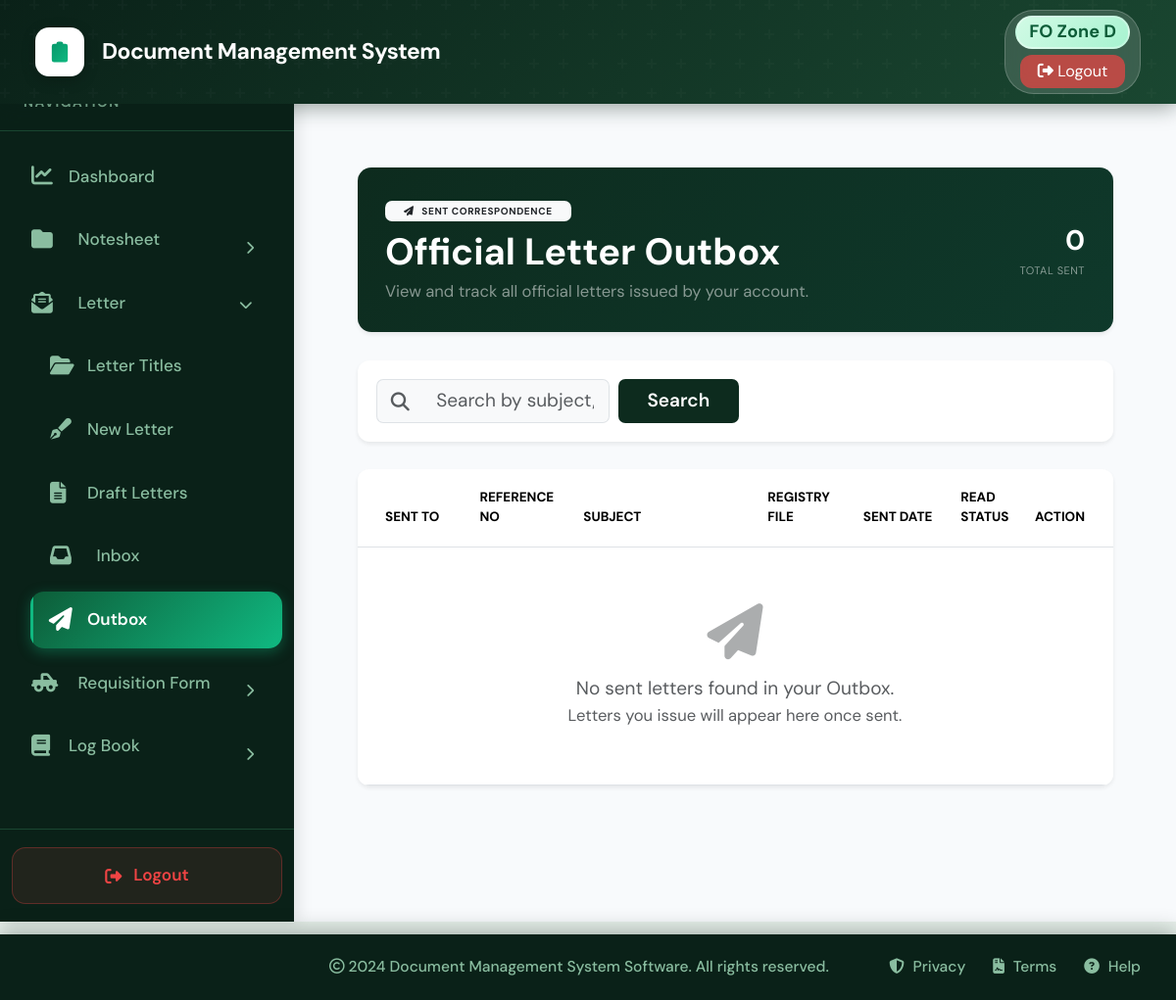
The app's page /letters/outbox/ (signed in), older data.
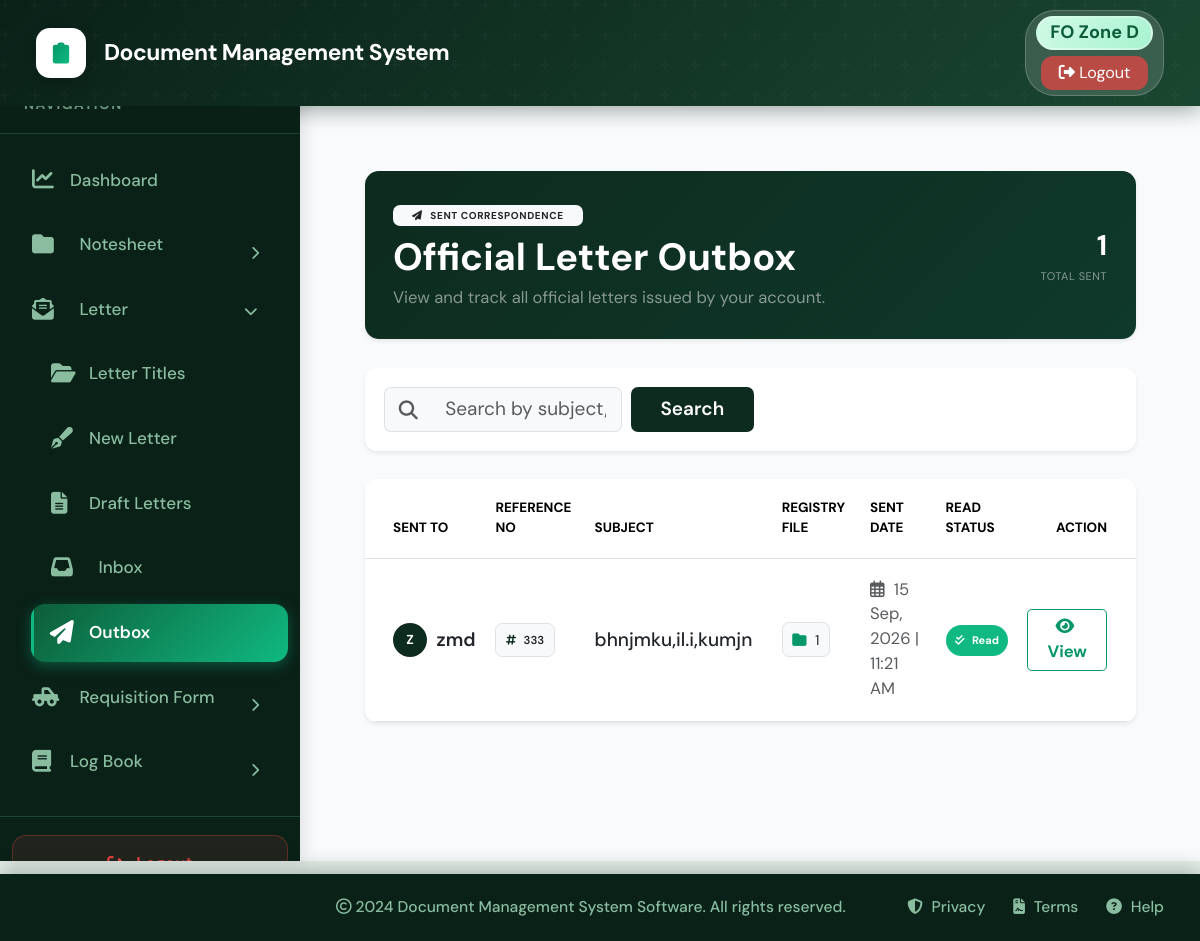
The same page, newer data.
### core/models.py (models this page shows, shortened)
class Letter(models.Model):
    letter_file = models.ForeignKey(LetterFile, on_delete=models.CASCADE, related_name='letters')
    sender = models.ForeignKey(User, on_delete=models.CASCADE, related_name='sent_letters')
    receiver = models.ForeignKey(User, on_delete=models.CASCADE, related_name='received_letters')
    ref_no = models.CharField(max_length=100, blank=True, null=True)
    recipient_address = models.TextField(blank=True, null=True)
    subject = models.CharField(max_length=255)
    body = models.TextField()
    signer_name = models.CharField(max_length=100, blank=True, null=True)
    signer_designation = models.CharField(max_length=100, blank=True, null=True)
    cc_list = models.TextField(blank=True, null=True)
    attachment = models.FileField(upload_to='letter_attachments/', blank=True, null=True)
    is_read = models.BooleanField(default=False)
    is_draft = models.BooleanField(default=False)
    created_at = models.DateTimeField(auto_now_add=True)
    reply_text = models.TextField(blank=True, null=True)
    reply_attachment = models.FileField(upload_to='letter_replies/', blank=True, null=True)
    reply_date = models.DateTimeField(blank=True, null=True)
    class Meta:
        ordering = ['-created_at']

class LetterFile(models.Model):
    file_title = models.CharField(max_length=255)
    reference_number = models.CharField(max_length=100, unique=True)
    description = models.TextField(blank=True, null=True)
    created_by = models.ForeignKey(User, on_delete=models.CASCADE, related_name='letter_files')
    created_at = models.DateTimeField(auto_now_add=True)
    class Meta:
        ordering = ['-created_at']
        verbose_name = "Letter File"
        verbose_name_plural = "Letter Files"

### core/views.py (the view, shortened to what this page needs)
# urls.py: path('letters/outbox/', views.letter_outbox, name='letter_outbox'),
@login_required
def letter_outbox(request):
    search_query = request.GET.get('search', '')
    letters = Letter.objects.filter(sender=request.user, is_draft=False)
    return render(request, 'letter_outbox.html', {'letters': letters, 'search_query': search_query})

### core/context_processors.py (called while the page is built)
def notifications_processor(request):
    if request.user.is_authenticated:
        unread_notifications = Notification.objects.filter(recipient=request.user, is_read=False)[:5]
        unread_count = Notification.objects.filter(recipient=request.user, is_read=False).count()
        return {
            'unread_notifications': unread_notifications,
            'unread_notifications_count': unread_count
        }
    return {}

### core/models.py (called while the page is built)
    def __eq__(self, other):
        if isinstance(other, str):
            return self.code == other or self.category == other or self.name == other
        return super().__eq__(other)

### core/templates/letter_outbox.html (shortened to what the changed rows need)
{% extends 'base.html' %}
{% block content %}
<div class="container-fluid py-4 px-4">
    <div class="card border-0 text-white mb-4 shadow-sm"
        style="background: linear-gradient(135deg, #0d2b1e 0%, #0f392b 100%); border-radius: 14px;">
        <div class="card-body p-4 d-flex justify-content-between align-items-center flex-wrap gap-3">
            <div>
                <h2 class="fw-bold mb-1">Official Letter Outbox</h2>
            </div>
            <div class="d-flex align-items-center gap-3">
                <div class="text-end">
                    <div class="fw-bold fs-4">{{ letters|length }}</div>
                    <div class="text-white-50 small text-uppercase" style="font-size: 11px; letter-spacing: 0.5px;">
                        Total Sent</div>
                </div>
            </div>
        </div>
    </div>
    <div class="card border-0 shadow-sm" style="border-radius: 12px; overflow: hidden;">
        <div class="card-body p-0">
            <div class="table-responsive">
                <table class="table table-hover align-middle mb-0">
                    <thead style="background-color: #f8f9fa; font-size: 13.5px;" class="text-uppercase text-muted">
                        <tr>
                            <th class="ps-4 py-3 fw-bold" style="width: 16%;">Sent To</th>
                            <th class="py-3 fw-bold" style="width: 14%;">Reference No</th>
                            <th class="py-3 fw-bold" style="width: 27%;">Subject</th>
                            <th class="py-3 fw-bold" style="width: 13%;">Registry File</th>
                            <th class="py-3 fw-bold" style="width: 14%;">Sent Date</th>
                            <th class="py-3 fw-bold" style="width: 10%;">Read Status</th>
                            <th class="text-end pe-4 py-3 fw-bold" style="width: 6%;">Action</th>
                        </tr>
                    </thead>
                    <tbody>
                        {% for letter in letters %}
                        <tr>
                            <td class="ps-4 py-3">
                                <div class="d-flex align-items-center">
                                    <div class="rounded-circle text-white d-flex align-items-center justify-content-center me-2 fw-bold flex-shrink-0"
                                        style="width: 34px; height: 34px; font-size: 13px; background-color: #0d2b1e;">
                                        {{ letter.receiver.username|slice:":1"|upper }}
                                    </div>
                                    <div class="text-dark fw-semibold">{{ letter.receiver.username }}</div>
                                </div>
                            </td>
                            <td class="py-3">
                                <span class="badge bg-light text-dark border fw-semibold px-2 py-2"
                                    style="font-size: 11.5px;">
                                    <i class="fas fa-hashtag me-1" style="color: #0d2b1e;"></i>
                                    {{ letter.ref_no|default:"—" }}
                                </span>
                            </td>
                            <td class="py-3">
                                <a href="{% url 'letter_detail' letter.id %}"
                                    class="text-decoration-none text-dark d-block text-truncate fw-medium"
                                    style="max-width: 340px;">
                                    {{ letter.subject }}
                                </a>
                            </td>
                            <td class="py-3">
                                <span class="badge bg-light text-dark border fw-normal px-2 py-2">
                                    <i class="fas fa-folder me-1" style="color: #059669;"></i>
                                    {{ letter.letter_file.reference_number }}
                                </span>
                            </td>
                            <td class="text-muted small py-3">
                                <i class="far fa-calendar-alt me-1"></i> {{ letter.created_at|date:"d M, Y | h:i A" }}
                            </td>
                            <td class="py-3">
                                {% if letter.is_read %}
                                <span class="badge rounded-pill px-2 py-2 text-white"
                                    style="font-size: 11px; background-color: #10b981;">
                                    <i class="fas fa-check-double me-1"></i> Read
                                </span>
                                {% else %}
                                <span class="badge bg-secondary text-white rounded-pill px-2 py-2"
                                    style="font-size: 11px;">
                                    <i class="fas fa-check me-1"></i> Sent
                                </span>
                                {% endif %}
                            </td>
                            <td class="text-end pe-4 py-3">
                                <div class="d-flex flex-column gap-1 align-items-end">
                                    <a href="{% url 'letter_detail' letter.id %}" class="btn btn-sm fw-bold px-3 w-100 text-center"
                                        style="border: 1px solid #059669; color: #059669;"
                                        onmouseover="this.style.backgroundColor='#059669'; this.style.color='#fff';"
                                        onmouseout="this.style.backgroundColor='transparent'; this.style.color='#059669';">
                                        <i class="fas fa-eye me-1"></i> View
                                    </a>
                                </div>
                            </td>
                        </tr>
                        {% empty %}
                        <tr>
                            <td colspan="7" class="text-center py-5">
                                <i class="fas fa-paper-plane text-muted fa-3x mb-3 d-block opacity-50"></i>
                                <h6 class="text-muted fw-normal mb-1">No sent letters found in your Outbox.</h6>
                                <p class="text-muted small mb-0">Letters you issue will appear here once sent.</p>
                            </td>
                        </tr>
                        {% endfor %}
                    </tbody>
                </table>
            </div>
        </div>
    </div>
</div>
{% endblock %}

Row changes from the older to the newer data that the page shows:
added Letter: receiver.username "Z", receiver.username "zmd", ref_no "333", subject "bhnjmku,il.i,kumjn", letter_file.reference_number "1", created_at|h "15 Sep, 2026 | 11:21 AM", is_read True (drawn)
Text that changed along with them:
{{ letters|length }}: "0" → "1"
text no longer shown: "No sent letters found in your Outbox. Letters you issue will appear here once sent."
